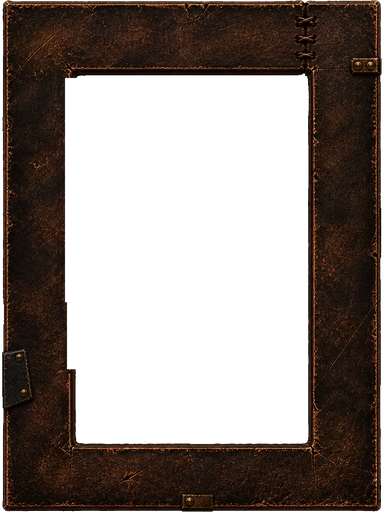
#> input picture assets/source/character/frame-shell-v3/CharacterFrameShell_RuntimeMasterV3.png, 384 x 512 px
$ python -i build_character_2x_runtime.py   (imports and definitions only)
#> lines starting #> are read from the running program, lines starting #| are printed output that depends on the picture; after the words box and inside, x2 and y2 are one past the last pixel; in counts of white or black regions, pixels touching at a corner belong together
#!/usr/bin/env python3
"""Re-export accepted Character art at two texels per WoW UI unit.

The accepted ImageGen source pixels remain authoritative.  The only source
pixel mutation supported here is the user-authorized Character slot opening
repair: Alpha/RGB are cleared inside a fixed 31x31 UI-unit icon window without
painting or reconstructing visible art.  CharacterFrame geometry and hitboxes
stay at their native 384x512 / 37x37 UI-unit sizes.
"""

from __future__ import annotations

import argparse
import hashlib
import json
import struct
from pathlib import Path
from typing import Any

import numpy as np
from PIL import Image, ImageChops, ImageDraw, ImageFont

from runtime_texture_compat import pad_to_power_of_two, power_of_two_size


ROOT = Path(__file__).resolve().parents[1]
SOURCE_ROOT = ROOT / "assets/source/character"
MEDIA = ROOT / "addon/AzerothExpeditionUI/Media/Character"
PREVIEW = (
    ROOT
    / "generated/character/texel-density-2x/CharacterTexelDensity2x_Comparison.png"
)
SLOT_OPENING_PREVIEW = (
    ROOT
    / "generated/character/slot-opening-31/CharacterSlotOpening31_Comparison.png"
)

TEXEL_DENSITY = 2
UPGRADE_CONTRACT = "CHARACTER-TEXEL-DENSITY-2X"
UPGRADE_DATE = "2026-08-19"
SLOT_OPENING_REPAIR_CONTRACT = "CHAR-SLOT-OPENING-31-V1"
SLOT_OPENING_SOURCE = (12, 12, 136, 136)
SLOT_OPENING_RUNTIME = (6, 6, 68, 68)
SLOT_OPENING_LOGICAL = (3, 3, 34, 34)


def sha256(path: Path) -> str:
    return hashlib.sha256(path.read_bytes()).hexdigest()


def pixel_sha256(image: Image.Image) -> str:
    return hashlib.sha256(image.convert("RGBA").tobytes()).hexdigest()


def repo_path(path: Path) -> str:
    return path.resolve().relative_to(ROOT).as_posix()


def read_json(path: Path) -> dict[str, Any]:
    return json.loads(path.read_text(encoding="utf-8"))


# [54 lines left out: functions write_json, open_accepted, clear_transparent_rgb, clear_alpha_box, cleared_visible_pixel_count, clamp_central_alpha and 1 more, not called in this run]


def visible_green_pixels(image: Image.Image) -> int:
    rgba = np.asarray(image.convert("RGBA"), dtype=np.uint8)
    return int(
        np.count_nonzero(
            (rgba[:, :, 3] > 0)
            & (rgba[:, :, 0] <= 32)
            & (rgba[:, :, 1] >= 224)
            & (rgba[:, :, 2] <= 32)
        )
    )


def transparent_rgb_nonzero(image: Image.Image) -> int:
    rgba = np.asarray(image.convert("RGBA"), dtype=np.uint8)
    transparent = rgba[:, :, 3] == 0
    return int(np.count_nonzero(rgba[transparent, :3]))


def metrics(image: Image.Image) -> dict[str, Any]:
    rgba = image.convert("RGBA")
    alpha = rgba.getchannel("A")
    histogram = alpha.histogram()
    return {
        "size": list(rgba.size),
        "mode": rgba.mode,
        "pixel_sha256": pixel_sha256(rgba),
        "visible_bbox_exclusive": list(alpha.getbbox() or (0, 0, 0, 0)),
        "transparent_pixels": histogram[0],
        "partially_transparent_pixels": sum(histogram[1:255]),
        "opaque_pixels": histogram[255],
        "visible_green_spill_pixels": visible_green_pixels(rgba),
        "transparent_rgb_nonzero_pixels": transparent_rgb_nonzero(rgba),
    }


# [13 lines left out: function tga_header, not called in this run]


def save_png(path: Path, image: Image.Image) -> None:
    path.parent.mkdir(parents=True, exist_ok=True)
    image.save(path, format="PNG")


# [748 lines left out: functions save_tga, density_upgrade, mark_source_manifest, mark_runtime_manifest, export_shell, export_single_component and 9 more, not called in this run]


# [2 lines not run here, left out]

>>> from PIL import Image
>>> picture = Image.open('../assets/source/character/frame-shell-v3/CharacterFrameShell_RuntimeMasterV3.png')
#> picture is the input picture: PIL image 384x512 RGBA; mean R, G, B, A 22.6, 13.4, 8.4, 134.5
>>> result = metrics(picture)
#> in metrics, `alpha = rgba.getchannel("A")`:
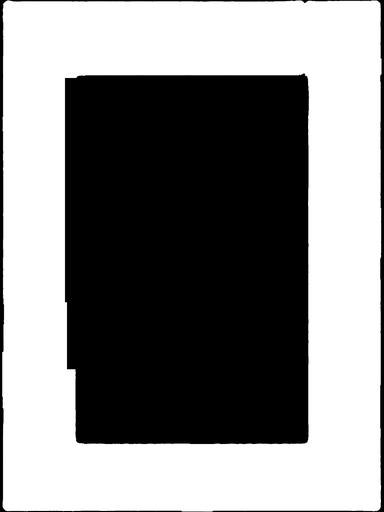
#> alpha: PIL image 384x512 L; min 0, max 255, mean 134.5
#> in metrics, `histogram = alpha.histogram()`: histogram = 256 values, max 98721 at index 255, min 0 at index 21, mean 768
#> in transparent_rgb_nonzero, `transparent = rgba[:, :, 3] == 0`:
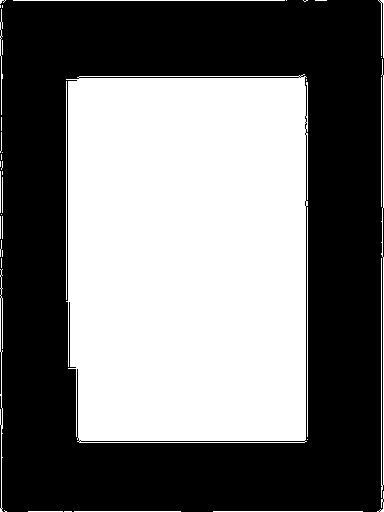
#> transparent: shape (512, 384) bool; 45.2% white; 40 white regions (22 under 20 px), largest, box (x1, y1, x2, y2) and area: (66, 74, 308, 443) 86232, (381, 59, 384, 498) 675, (0, 269, 3, 512) 328
#> result = 9 items
